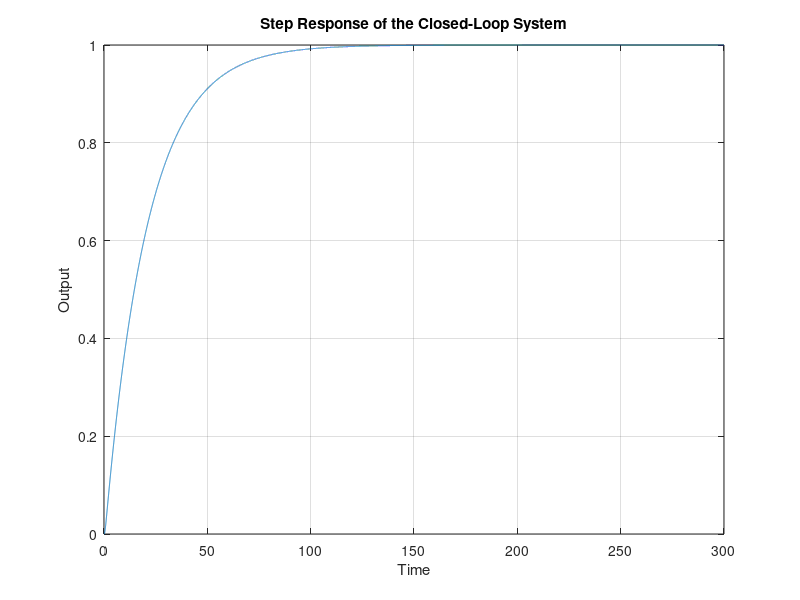

The MATLAB script that drew this image:
numerator = 1;
denominator = conv([1 0], conv([1 3], [1 7]));

% Create the transfer function G(s)
G = tf(numerator, denominator);

% Create a unity feedback system
H = 1;  % Unity feedback

% Create the closed-loop transfer function T(s) = G(s) / (1 + G(s)H(s))
T = feedback(G, H);

% Time vector for the step response plot
t = 0:0.01:300;  % Adjust the time vector as needed

% Compute the step response of the closed-loop system
[y, time] = step(T, t);

% Plot the step response

figure;
plot(time, y);
grid on;
title('Step Response of the Closed-Loop System');
xlabel('Time');
ylabel('Output');
